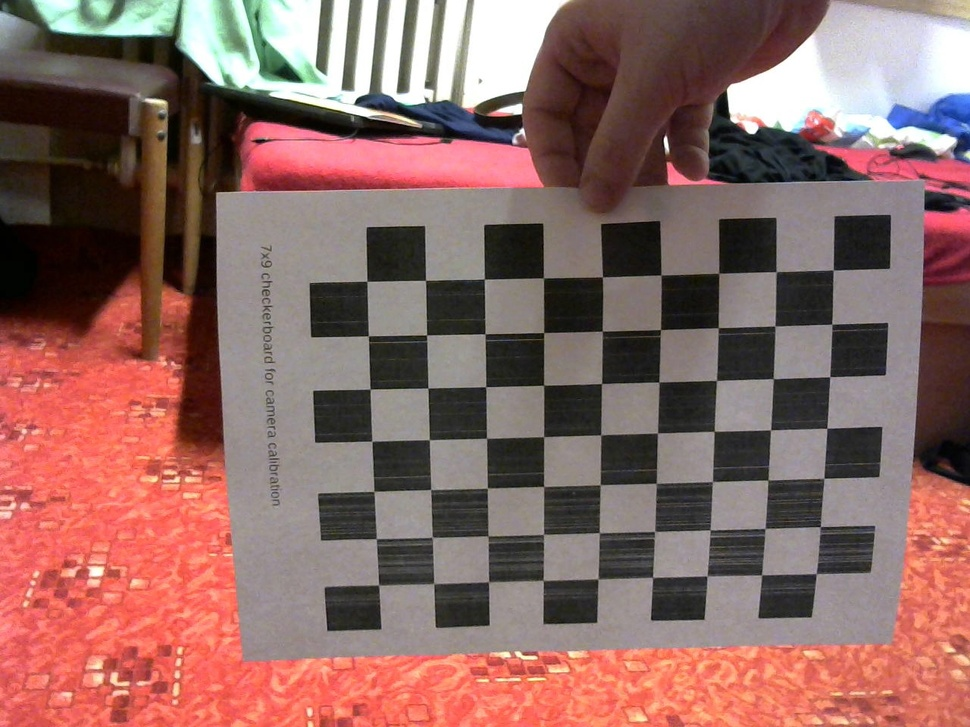
#> input picture program/project/testimage.jpg, 970 x 727 px, shrunk from 1280 x 960 before the run, given in place of the camera
$ python background-substraction.py   (older library calls are emulated)
#> lines starting #> are read from the running program, lines starting #| are printed output that depends on the picture; after the words box and inside, x2 and y2 are one past the last pixel; in counts of white or black regions, pixels touching at a corner belong together

# Aktualizuje pozadie, nie je potrebna prvotna fotka

import cv2
cap = cv2.VideoCapture(0)
fgbg = cv2.createBackgroundSubtractorKNN()
while(1):
    ret, frame = cap.read()
#> frame is the input picture: shape (727, 970, 3); mean B, G, R 99.6, 104.6, 141.2
    fgmask = fgbg.apply(frame)
#> fgmask: shape (727, 970); every value is 255
    cv2.imshow('mask',fgmask)

    thresh = cv2.dilate(fgmask, None, iterations=2)
    im2, cnts, hierarchy = cv2.findContours(thresh,cv2.RETR_TREE,cv2.CHAIN_APPROX_SIMPLE)
#> cnts = [[[0, 0], [0, 726], [969, 726], [969, 0]]]


    for c in cnts:
        # if the contour is too small, ignore it
        if cv2.contourArea(c) < 1000:
            continue

        # compute the bounding box for the contour, draw it on the frame,
        # and update the text
        (x, y, w, h) = cv2.boundingRect(c)
        cv2.rectangle(frame, (x, y), (x + w, y + h), (0, 255, 0), 2)
#> this loop made 1 pass
#> (c, x, y, w, h) on pass 1: ([[0, 0], [0, 726], [969, 726], [969, 0]], 0, 0, 970, 727)
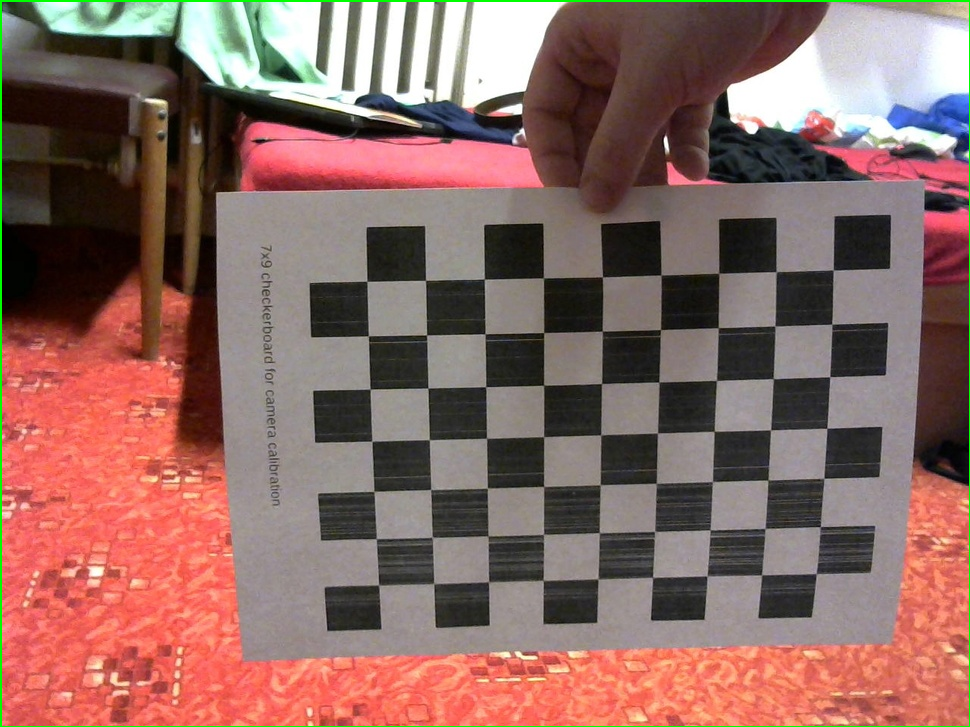
#> frame: shape (727, 970, 3); 0.72% of pixels changed, all inside (x1, y1, x2, y2) = (0, 0, 970, 727)

    cv2.imshow('frame', frame)


    k = cv2.waitKey(30) & 0xff
#> (key Esc is pressed here)
    if k == 27:
        break
cap.release()
cv2.destroyAllWindows()

$ run again, on program/project/2.jpg
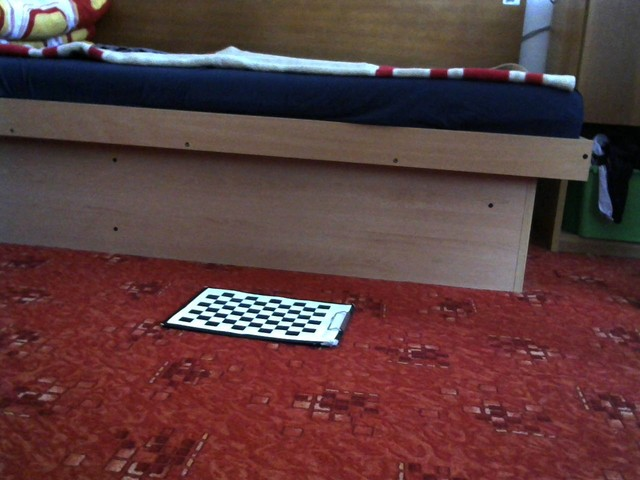
#> input picture program/project/2.jpg, 640 x 480 px, given in place of the camera
#> frame is the input picture: shape (480, 640, 3); mean B, G, R 60.5, 59.8, 90.6
#> fgmask: shape (480, 640); every value is 255
#> cnts = [[[0, 0], [0, 479], [639, 479], [639, 0]]]
#> the loop `for c in cnts:` made 1 pass
#> (c, x, y, w, h) on pass 1: ([[0, 0], [0, 479], [639, 479], [639, 0]], 0, 0, 640, 480)
#> after the loop `for c in cnts:`:
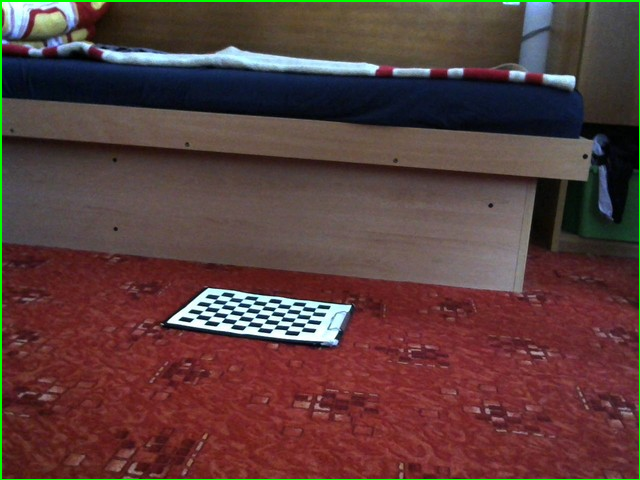
#> frame: shape (480, 640, 3); 1.09% of pixels changed, all inside (x1, y1, x2, y2) = (0, 0, 640, 480)
